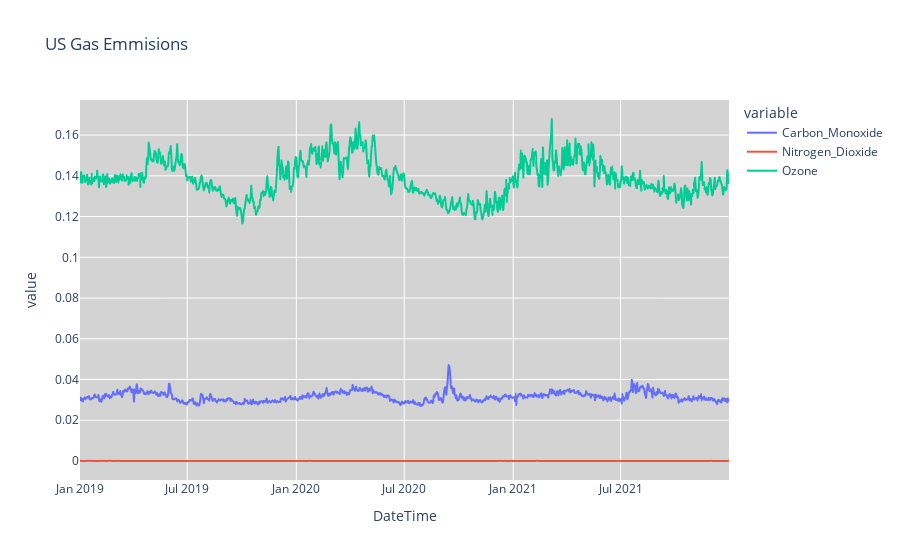

Write notebook code for a chart like this one.
### Code cell
#plotting US emission averages over time
fig = px.line(summary_of_states_emissions , x=summary_of_states_emissions.index, y=["Carbon_Monoxide", "Nitrogen_Dioxide", "Ozone"], title="US Gas Emmisions")
fig.layout.plot_bgcolor = '#D3D3D3'
fig.show()

### Figure 1 — Plotly figure (JSON) as saved in the notebook; plotly's stock layout.template omitted (floating-point values rounded to 4 significant figures; data arrays with more than 128 entries replaced by an {"elided": "..."} marker saying what was removed)
{"data": [{"hovertemplate": "variable=Carbon_Monoxide<br>DateTime=%{x}<br>value=%{y}<extra></extra>", "legendgroup": "Carbon_Monoxide", "line": {"color": "#636efa", "dash": "solid"}, "marker": {"symbol": "circle"}, "mode": "lines", "name": "Carbon_Monoxide", "showlegend": true, "type": "scattergl", "x": {"elided": "1096 str values"}, "xaxis": "x", "y": {"elided": "1096 float values"}, "yaxis": "y"}, {"hovertemplate": "variable=Nitrogen_Dioxide<br>DateTime=%{x}<br>value=%{y}<extra></extra>", "legendgroup": "Nitrogen_Dioxide", "line": {"color": "#EF553B", "dash": "solid"}, "marker": {"symbol": "circle"}, "mode": "lines", "name": "Nitrogen_Dioxide", "showlegend": true, "type": "scattergl", "x": {"elided": "1096 str values"}, "xaxis": "x", "y": {"elided": "1096 float values"}, "yaxis": "y"}, {"hovertemplate": "variable=Ozone<br>DateTime=%{x}<br>value=%{y}<extra></extra>", "legendgroup": "Ozone", "line": {"color": "#00cc96", "dash": "solid"}, "marker": {"symbol": "circle"}, "mode": "lines", "name": "Ozone", "showlegend": true, "type": "scattergl", "x": {"elided": "1096 str values"}, "xaxis": "x", "y": {"elided": "1096 float values"}, "yaxis": "y"}], "layout": {"legend": {"title": {"text": "variable"}, "tracegroupgap": 0}, "plot_bgcolor": "#D3D3D3", "title": {"text": "US Gas Emmisions"}, "xaxis": {"anchor": "y", "domain": [0, 1], "title": {"text": "DateTime"}}, "yaxis": {"anchor": "x", "domain": [0, 1], "title": {"text": "value"}}}}
